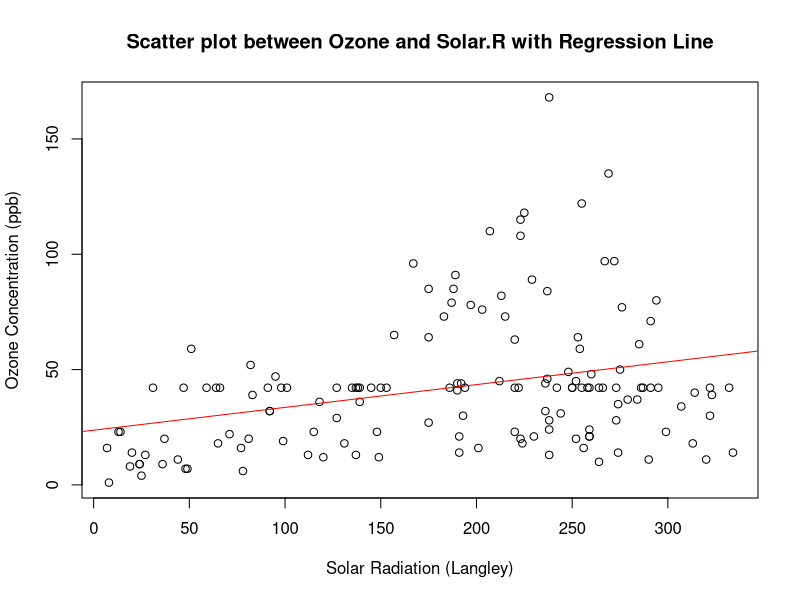

Source code (R):
# Load the airquality dataset
data(airquality)

# (i) Find any missing values (NA) in features and handle them accordingly
missing_values <- colSums(is.na(airquality))
na_threshold <- 0.1 * nrow(airquality)

for (feature in names(airquality)) {
  if (missing_values[feature] > 0) {
    if (missing_values[feature] < na_threshold) {
      airquality <- na.omit(airquality)
      cat("Dropped missing values for feature:", feature, "\n")
    } else {
      mean_value <- mean(airquality[[feature]], na.rm = TRUE)
      airquality[[feature]][is.na(airquality[[feature]])] <- mean_value
      cat("Replaced missing values with mean for feature:", feature, "\n")
    }
  }
}

# (ii) Apply a linear regression algorithm using Least Squares Method on “Ozone” and “Solar.R”
linear_model <- lm(Ozone ~ Solar.R, data = airquality)

# (iii) Plot Scatter plot between Ozone and Solar and add regression line created by above model
plot(airquality$Solar.R, airquality$Ozone, xlab = "Solar Radiation (Langley)", ylab = "Ozone Concentration (ppb)", main = "Scatter plot between Ozone and Solar.R with Regression Line")
abline(linear_model, col = "red")
